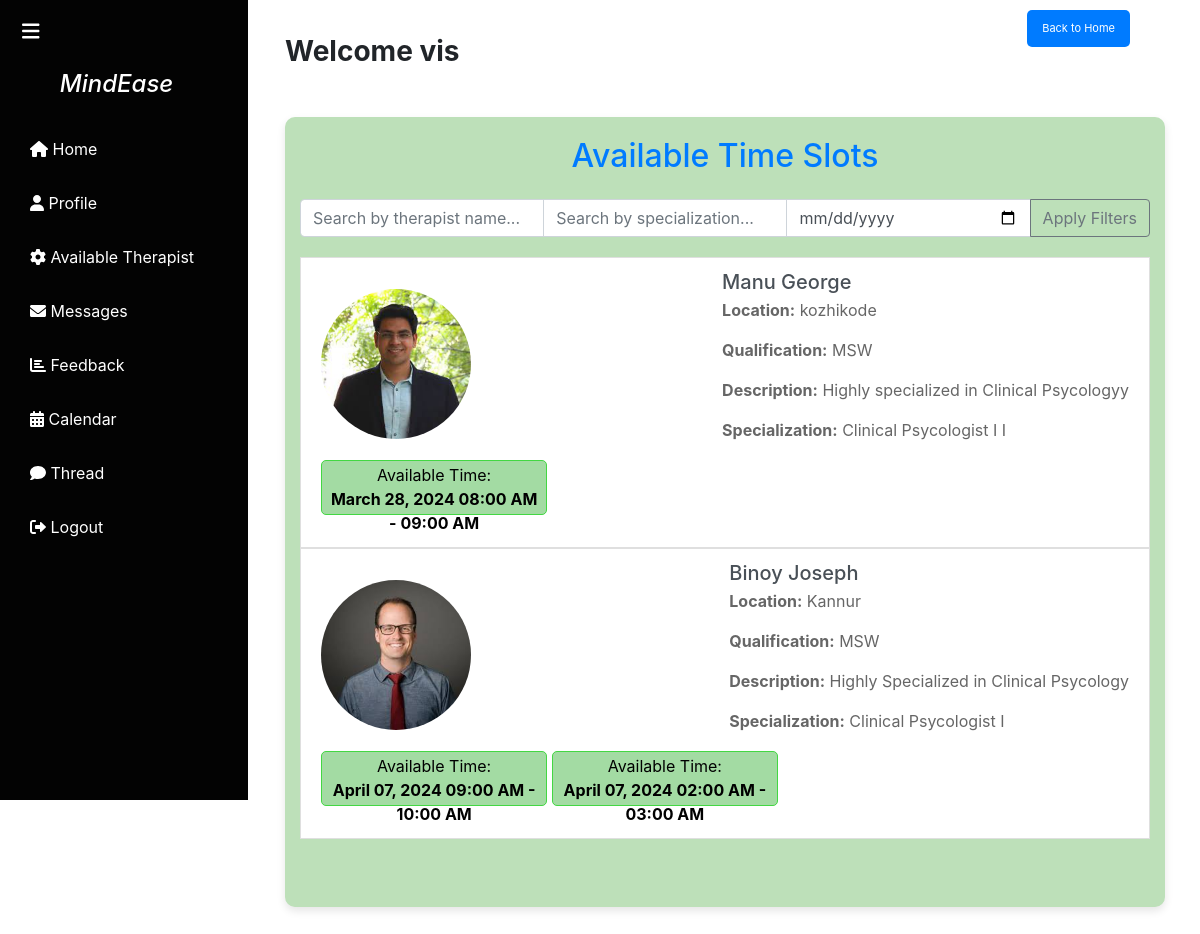
Page /view_time_slots/ (signed in) on the committed database.
### app1/models.py (models this page shows, shortened)
class User(AbstractUser):
    class Role(models.TextChoices):
        ADMIN = "ADMIN", "Admin"
        THERAPIST = "THERAPIST", "Therapist"
        USER = "USER", "User"
    role = models.CharField(max_length=50, choices=Role.choices)
    phone_number = models.CharField(max_length=15, blank=True, null=True)
    dob = models.DateField(blank=True, null=True)
    location = models.CharField(max_length=255, blank=True, null=True)
    qualification = models.CharField(max_length=255, blank=True, null=True)
    description = models.TextField(blank=True, null=True)
    specialization = models.CharField(max_length=255, blank=True, null=True)
    is_approved = models.BooleanField(default=False)
    is_therapist = models.BooleanField(default=False)
    profile_picture = models.ImageField(upload_to='profile_pics/', blank=True, null=True)

class TimeSlot(models.Model):
    class SessionType(models.TextChoices):
        MORNING = "MORNING", "Morning Session"
        AFTERNOON = "AFTERNOON", "Afternoon Session"
    TIME_SLOTS = [
        ("8-9", "8:00 AM - 9:00 AM"),
        ("9-10", "9:00 AM - 10:00 AM"),
        ("10-11", "10:00 AM - 11:00 AM"),
        ("12-1", "12:00 PM - 1:00 PM"),
        ("1-2", "1:00 PM - 2:00 PM"),
        ("2-3", "2:00 PM - 3:00 PM"),
        ("3-4", "3:00 PM - 4:00 PM"),
    ]
    therapist = models.ForeignKey(User, on_delete=models.CASCADE, related_name='available_time_slots')
    time_slot = models.CharField(max_length=5, choices=TIME_SLOTS, null=True)
    start_time = models.DateTimeField()
    end_time = models.DateTimeField()
    session_type = models.CharField(max_length=50, choices=SessionType.choices, null=True)
    is_booked = models.BooleanField(default=False)

### app1/views.py (the view)
# urls.py: path('view_time_slots/', views.view_time_slots, name='view_time_slots'),
def view_time_slots(request):
    time_slots = TimeSlot.objects.filter(is_booked=False)
    return render(request, 'view_time_slots.html', {'time_slots': time_slots})

### templates/view_time_slots.html (shortened to what this page needs)
<!DOCTYPE html>
<html lang="en">
<head>
  <link href="https://cdn.jsdelivr.net/npm/bootstrap@5.3.0/dist/css/bootstrap.min.css" rel="stylesheet">
  <link href="https://cdnjs.cloudflare.com/ajax/libs/font-awesome/6.0.0/css/all.min.css" rel="stylesheet">
<link href="https://cdnjs.cloudflare.com/ajax/libs/font-awesome/6.0.0/css/all.min.css" rel="stylesheet">
</head>
<body>
<div class="wrapper">
  <nav id="sidebar">
    <div class="sidebar-header">
      <strong><i><h3 id="brand">&nbsp;&nbsp;&nbsp;&nbsp;&nbsp;&nbsp;&nbsp;MindEase</h3></i></strong>
    </div>
    <div id="sidebar-content">
      <ul class="list-unstyled components">
        <li>
          <a href="/home" class="sidebar-link">
            <i class="fas fa-home"></i> <span class="sidebar-content-text">Home</span>
          </a>
        </li>
        <li>
          <a href='/update_profile' class="sidebar-link">
            <i class="fas fa-user"></i> <span class="sidebar-content-text">Profile</span>
          </a>
        </li>
        <li>
          <a href="{% url 'view_time_slots' %}" class="sidebar-link">
            <i class="fas fa-cog"></i> <span class="sidebar-content-text">Available Therapist</span>
          </a>
        </li>
        <li>
          <a href="#" class="sidebar-link">
            <i class="fas fa-envelope"></i> <span class="sidebar-content-text">Messages</span>
          </a>
        </li>
        <li>
          <a href="/write_experience" class="sidebar-link">
            <i class="fas fa-chart-bar"></i> <span class="sidebar-content-text">Feedback</span>
          </a>
        </li>
        <li>
          <a href="#" class="sidebar-link">
            <i class="fas fa-calendar-alt"></i> <span class="sidebar-content-text">Calendar</span>
          </a>
        </li>
        <li>
          <a href="/threads" class="sidebar-link">
            <i class="fas fa-comment"></i> <span class="sidebar-content-text">Thread</span>
          </a>
        </li>
        <li>
          <a href="{% url 'logout' %}" class="sidebar-link">
            <i class="fas fa-sign-out-alt"></i> <span class="sidebar-content-text">Logout</span>
          </a>
        </li>
      </ul>
    </div>
    <button type="button" id="sidebarCollapse" class="btn btn-dark">
      <i class="fas fa-bars"></i>
    </button>
  </nav>
  <a href="/" class="back-button">Back to Home</a>
  <div id="content">
    <main>
      {% if user.is_authenticated %}
        <strong><h3 class="font-weight-bold">Welcome {{ user.username }}</h3></strong>
      {% else %}
        <h3 class="font-weight-bold">Welcome, Please Log in</h3>
      {% endif %}
    <!DOCTYPE html>
    <html lang="en">
    <head>
        <link rel="stylesheet" href="https://stackpath.bootstrapcdn.com/bootstrap/4.3.1/css/bootstrap.min.css"
>
    </head>
    <body>
        <div class="main-content container mt-5">
            <h2 class="text-center mb-4">Available Time Slots</h2>
            <div class="input-group search-bar">
              <input type="text" class="form-control" placeholder="Search by therapist name..." id="nameFilter">
              <input type="text" class="form-control" placeholder="Search by specialization..." id="specializationFilter">
              <input type="date" class="form-control" id="dateFilter" placeholder="Select date...">
              <div class="input-group-append">
                  <button class="btn btn-outline-secondary" type="button" onclick="applyFilters()">Apply Filters</button>
              </div>
          </div>
            <head>
                <link href="https://stackpath.bootstrapcdn.com/bootstrap/4.5.2/css/bootstrap.min.css" rel="stylesheet">
            </head>
            <div class="list-group">
              {% regroup time_slots by therapist as therapist_time_slots %}
              {% for therapist_slots in therapist_time_slots %}
                  <div id="therapistSlots{{ therapist_slots.grouper }}">
                      {% if therapist_slots.list %}
                          {% with time_slot=therapist_slots.list.0 %}
                              <a href="#" class="list-group-item list-group-item-action" data-toggle="modal" data-target="#confirmationModal{{ time_slot.therapist.id }}" data-date="{{ time_slot.start_time|date:'Y-m-d' }}">
                                  <div class="d-flex w-100 justify-content-between align-items-center">
                                      {% if time_slot.therapist.profile_picture %}
                                          <img class="profile-picture" src="{{ time_slot.therapist.profile_picture.url }}" alt="Profile Picture">
                                      {% endif %}
                                      <div>
                                          <h5 class="mb-1">{{ time_slot.therapist.first_name }} {{ time_slot.therapist.last_name }}</h5>
                                          <p><strong>Location:</strong> {{ time_slot.therapist.location }}</p>
                                          <p><strong>Qualification:</strong> {{ time_slot.therapist.qualification }}</p>
                                          <p><strong>Description:</strong> {{ time_slot.therapist.description }}</p>
                                          <p><strong>Specialization:</strong> {{ time_slot.therapist.specialization }}</p>
                                      </div>
                                  </div>
                              {% for time_slot in therapist_slots.list %}
                                  <button class="time-slot-btn" data-toggle="modal" data-target="#confirmationModal{{ time_slot.id }}" data-date="{{ time_slot.start_time|date:'Y-m-d' }}">
                                      Available Time: <br>
                                      <strong>{{ time_slot.start_time|date:'F d, Y h:i A' }} - {{ time_slot.end_time|date:'h:i A' }}</strong>
                                  </button>
                              {% endfor %}
                          {% endwith %}
                        </a>
                      {% endif %}
                  </div>
              {% endfor %}
          </div>
    </body>
    </html>
<br>
<br>
    </main>
  </div>
</div>
</body>
</html>

### templates/view_time_slots.html (style rules this page uses)
body { font-family: 'Arial', sans-serif; margin: 0; }
.wrapper { display: flex; position: relative; }
#sidebar { height: 100vh; width: 250px; position: fixed; top: 0; left: 0; background-color: #030303; padding-top: 20px; color: #fff; transition: all 0.3s; border-right: 2px solid #fff; }
#sidebar-content { padding: 20px; }
#content { flex-grow: 1; padding: 15px; transition: all 0.3s; margin-left: 250px; }
.sidebar-link { padding: 10px; text-decoration: none; color: #fff; display: block; margin-bottom: 10px; }
#sidebarCollapse { position: fixed; top: 10px; left: 10px; z-index: 1; background: none; border: none; color: #fff; font-size: 20px; cursor: pointer; transition: all 0.3s; }
#brand { margin-left: 15px; font-size: 1.5em; }
body { font-family: Arial, sans-serif; background-color: #f4f4f4; margin: 0; padding: 20px; align-items: center; }
h2 { color: #333; }
p { color: #666; }
.back-button { position: fixed; top: 10px; right: 70px; background-color: #007bff; color: #ffffff; border: none; border-radius: 5px; padding: 10px 15px; cursor: pointer; font-size: 11px; text-decoration: none; transition: background-color 0.3s ease; }
body { background-color: #f8f9fa; margin: 0; }
.container { background-color: #bde0b9; padding: 20px; border-radius: 10px; box-shadow: 0 4px 8px rgba(0, 0, 0, 0.1); margin-top: 50px; }
h2 { color: #007bff; }
.list-group-item { border-radius: 10px; margin-bottom: 10px; transition: background-color 0.3s ease; border: 2px solid #1a3149; }
.profile-picture { max-width: 150px; max-height: 150px; border-radius: 50%; margin-right: 10px; }
.d-flex { flex-wrap: wrap; }
.list-group-item-action { cursor: pointer; }
.search-bar { margin-bottom: 20px; }
.main-content { margin-top: 70px; }
.time-slot-btn { background-color: #a3dba3; border: 1px solid #43d743; border-radius: 5px; padding:2px 4px; margin-top: 2px; width: 28%; height:55px; text-align: center; cursor: pointer; transition: background-color 0.3s ease; }

### rows in the picture
User: username "vis"
User: list.0.therapist.profile_picture (picture), list.0.therapist.first_name "Manu", list.0.therapist.last_name "George", list.0.therapist.location "kozhikode", list.0.therapist.qualification "MSW", list.0.therapist.description "Highly specialized in Clinical Psycologyy", list.0.therapist.specialization "Clinical Psycologist I I"
TimeSlot: start_time "March 28, 2024 08:00 AM", end_time "09:00 AM"
User: list.0.therapist.profile_picture (picture), list.0.therapist.first_name "Binoy", list.0.therapist.last_name "Joseph", list.0.therapist.location "Kannur", list.0.therapist.qualification "MSW", list.0.therapist.description "Highly Specialized in Clinical Psycology", list.0.therapist.specialization "Clinical Psycologist I"
TimeSlot: start_time "April 07, 2024 09:00 AM", end_time "10:00 AM"
TimeSlot: start_time "April 07, 2024 02:00 AM", end_time "03:00 AM"
